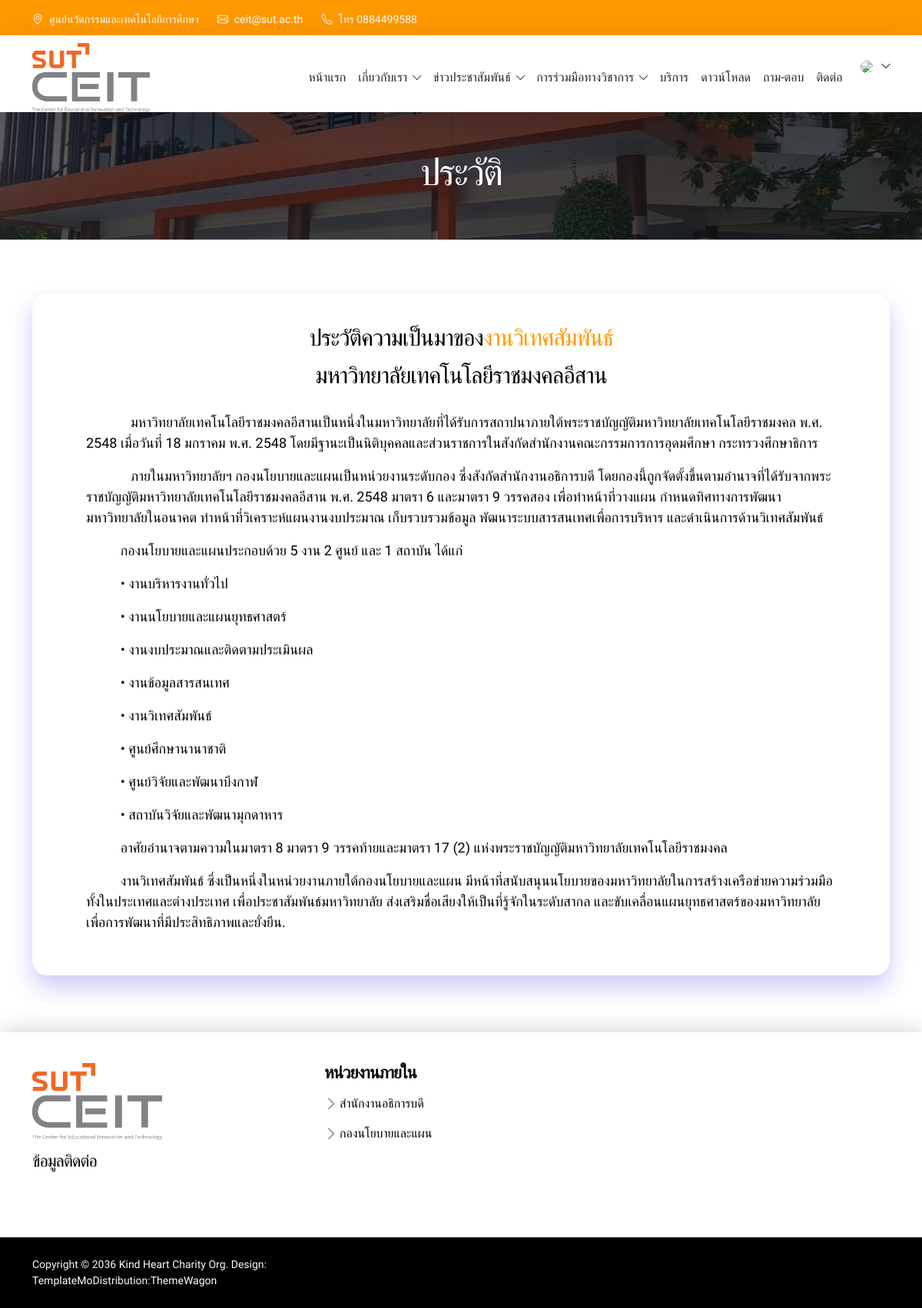
Screenshot of /member/about.php with the database file from the repository.
### tables this page shows
CREATE TABLE `contact` (
  `contact_no` int(11) NOT NULL COMMENT 'เลขที่ติดต่อ',
  `contact_address` varchar(255) NOT NULL COMMENT 'ที่อยู่ : หน่วยงาน',
  `contact_university` varchar(500) NOT NULL COMMENT 'ที่อยู่ : ศูนย์นวัตรกรรม',
  `contact_tel` varchar(20) NOT NULL COMMENT 'เบอร์โทรศัพท์',
  `contact_email` varchar(255) NOT NULL COMMENT 'อีเมล'
);

CREATE TABLE `about` (
  `about_no` int(11) NOT NULL COMMENT 'เลขที่เกี่ยวกับ',
  `about_title` varchar(255) NOT NULL COMMENT 'หัวข้อเกี่ยวกับ',
  `about_details` varchar(5000) NOT NULL COMMENT 'รายละเอียดเกี่ยวกับ',
  `about_img` varchar(255) NOT NULL COMMENT 'รูปภาพเกี่ยวกับ',
  `about_type` varchar(255) NOT NULL COMMENT 'ประเภทเกี่ยวกับ'
);

### member/about.php (the view, shortened to what this page needs)
<!doctype html>
<html lang="en">
<head>
    <link href="../assets/css/bootstrap.min.css" rel="stylesheet">
    <link href="../assets/vendor/bootstrap-icons/bootstrap-icons.css" rel="stylesheet">
    <link href="../assets/vendor/boxicons/css/boxicons.min.css" rel="stylesheet">
    <link href="../assets/css/main.css" rel="stylesheet">
    <link href="../assets/vendor/aos/aos.css" rel="stylesheet">
</head>
<body>
    <?php include("menu.php") ?>
    <main>
        <section class="about-header text-center">
            <div class="container">
                <div class="col-lg-12 col-12">
                    <h1>ประวัติ</h1>
                </div>
            </div>
        </section>
        <section class="section-padding">
            <div class="container">
                <?php
                $sqlSelect = "SELECT * FROM about WHERE about_no=1";
                $result = mysqli_query($conn, $sqlSelect);
                $about = mysqli_fetch_assoc($result);
                ?>
                <div class="col-12">
                    <div class="custom-text-box">
                        <h3 class="text-center">ประวัติความเป็นมาของ<span>งานวิเทศสัมพันธ์</span></h3>
                        <h3 class="text-center mb-4">มหาวิทยาลัยเทคโนโลยีราชมงคลอีสาน</h3>
                        <p><?php echo $about['about_details']; ?></p>
                    </div>
                </div>
            </div>
        </section>
    </main>
    <?php
    include("footer.php");
    ?>
</body>

### member/menu.php (shortened to what this page needs)
<?php require_once '../database/connect.php';
$menu=basename($_SERVER['PHP_SELF']);
?>
<header class="site-header">
    <div class="container">
        <div class="row">
            <?php
                $sqlcon = "SELECT * FROM contact";
                $querycon = mysqli_query($conn,$sqlcon);
                $resultcon = mysqli_fetch_assoc($querycon);
            ?>
            <div class="col-lg-8 col-12 d-flex flex-wrap">
                <p class="d-flex me-4 mb-0">
                    <i class="bi-geo-alt me-2"></i>
                    ศูนย์นวัตกรรมและเทคโนโลยีการศึกษา
                </p>
                <p class="d-flex me-4 mb-0">
                    <i class="bi-envelope me-2"></i>
                    <a href="patchare.sr@rmuti.ac.th">
                        <?php echo $resultcon['contact_email']; ?>
                    </a>
                </p>
                <p class="d-flex mb-0">
                    <i class="bi bi-telephone me-2"></i>
                    โทร <?php echo $resultcon['contact_tel']; ?>
                </p>
            </div>
        </div>
    </div>
</header>
<nav class="navbar navbar-expand-lg shadow-lg">
    <div class="container">
        <a href="index.php">
            <img src="../assets/img/logo.png" height="90px" alt="">
        </a>
        <div class="collapse navbar-collapse" id="navbarNav">
            <ul class="navbar-nav ms-auto">
                <li class="nav-item" >
                    <a class="nav-link <?php echo ($menu=='index.php'?'active':'') ?>" href="index.php">หน้าแรก</a>
                </li>
                <li class="nav-item dropdown">
                    <a class="nav-link click-scroll dropdown-toggle <?php echo ($menu=='examSchedule.php'|| $menu=='mission.php'|| $menu=='people.php'?'active':'') ?>" href="#"
                        id="navbarLightDropdownMenuLink" role="button" data-bs-toggle="dropdown"
                        aria-expanded="false">เกี่ยวกับเรา</a>
                </li>
                <li class="nav-item dropdown">
                    <a class="nav-link click-scroll dropdown-toggle <?php echo ($menu=='news.php'|| $menu=='newsactivity.php'|| $menu=='newsdetail.php'|| $menu=='newsall.php'?' active':'') ?>" href="#"
                        id="navbarLightDropdownMenuLink" role="button" data-bs-toggle="dropdown"
                        aria-expanded="false">ข่าวประชาสัมพันธ์</a>
                </li>
                <li class="nav-item dropdown">
                    <a class="nav-link click-scroll dropdown-toggle <?php echo ($menu=='DBmou.php'|| $menu=='DBactivity.php'|| $menu=='moAgency.php'|| $menu=='moDetails.php'|| $menu=='actAgency.php'|| $menu=='actDetails.php'|| $menu=='mouDB.php'|| $menu=='activityDB.php'|| $menu=='mouSystem.php'|| $menu=='mouEdit.php'|| $menu=='activitySystem.php'|| $menu=='activityEdit.php'?' active':'') ?>" href="#"
                        id="navbarLightDropdownMenuLink" role="button" data-bs-toggle="dropdown"
                        aria-expanded="false">การร่วมมือทางวิชาการ</a>
                </li>
                <li class="nav-item">
                    <a class="nav-link <?php echo ($menu=='service.php'|| $menu=='SVdetail.php'?'active':'') ?>" href="service.php">บริการ</a>
                </li>
                <li class="nav-item">
                    <a class="nav-link <?php echo ($menu=='download.php'?'active':'') ?>" href="download.php">ดาวน์โหลด</a>
                </li>
                <li class="nav-item">
                    <a class="nav-link <?php echo ($menu=='qa.php'?'active':'') ?>" href="qa.php">ถาม-ตอบ</a>
                </li>
                <li class="nav-item">
                    <a class="nav-link <?php echo ($menu=='contact.php'?'active':'') ?>" href="contact.php">ติดต่อ</a>
                </li>
                <li class="nav-item dropdown ms-3">
                    <a class="nav-profile click-scroll dropdown-toggle <?php echo ($menu=='peofileEdit.php'?'active':'') ?>" href="#"
                        id="navbarLightDropdownMenuLink" role="button" data-bs-toggle="dropdown"
                        aria-expanded="false">
                        <img src="../pic/logo/<?php echo $_SESSION['ag_img']; ?>" class="rounded-circle">
                    </a>
                </li>
            </ul>
        </div>
    </div>
</nav>

### assets/css/main.css (style rules this page uses)
:root { --white-color: #ffffff; --primary-color: #FF9900; --secondary-color: #000000; --default-color: #212529; --section-bg-color: #f0f8ff; --site-footer-bg-color: #ffffff; --dark-color: #000000; --body-font-family: 'Mitr', sans-serif; --h1-font-size: 52px; --h2-font-size: 46px; --h3-font-size: 32px; --h4-font-size: 28px; --h5-font-size: 24px; --h6-font-size: 22px; --p-font-size: 16px; --btn-font-size: 18px; --copyright-font-size: 14px; --border-radius-large: 100px; --border-radius-medium: 20px; --border-radius-small: 10px; --font-weight-light: 300; --font-weight-normal: 400; --font-weight-semibold: 600; --font-weight-bold: 700; }
body { background-color: var(--white-color); font-family: var(--body-font-family); }
h2, h3, h4, h5, h6 { color: var(--dark-color); }
h1, h2, h3, h4, h5, h6 { font-weight: var(--font-weight-semibold); letter-spacing: -1px; }
h1 { font-size: var(--h1-font-size); font-weight: var(--font-weight-bold); letter-spacing: -2px; }
h3 { font-size: var(--h3-font-size); }
ul li { color: var(--p-color); font-size: var(--p-font-size); font-weight: var(--font-weight-normal); }
a, button { touch-action: manipulation; transition: all 0.3s; }
a { color: var(--p-color); text-decoration: none; }
.section-padding { padding-top: 70px; padding-bottom: 50px; }
.custom-text-box { background: var(--white-color); border-radius: var(--border-radius-medium); box-shadow: 0px 15px 30px rgba(77, 87, 222, 0.3); margin-bottom: 24px; padding: 40px; }
.custom-text-box span { color: var(--primary-color); font-size: 30px; font-weight: 500; }
.custom-text-box h3 { color: var(--dark-color); font-size: 30px; font-weight: 500; padding-bottom: 5px; }
.custom-text-box p { padding: 0 30px; color: var(--dark-color); font-size: 18px; font-weight: 300; }
.navbar { background: var(--white-color); z-index: 9; padding-top: 10px; padding-bottom: 0; }
.navbar-expand-lg .navbar-nav .nav-link { margin-right: 0; margin-left: 0; }
.navbar-nav .nav-link { display: inline-block; color: var(--p-color); font-size: var(--p-font-size); font-weight: var(--font-weight-medium); position: relative; padding-top: 15px; padding-bottom: 15px; }
.navbar .nav-profile { color: var(--dark-color); }
.navbar .nav-profile img { max-height: 50px; }
.dropdown-toggle::after { content: "\f282"; display: inline-block; font-family: bootstrap-icons !important; font-size: var(--copyright-font-size); font-style: normal; font-weight: normal !important; font-variant: normal; text-transform: none; line-height: 1; vertical-align: -.125em; -webkit-font-smoothing: antialiased; -moz-osx-font-smoothing: grayscale; position: relative; left: 2px; border: 0; }
.site-header { background: var(--primary-color); padding-top: 15px; padding-bottom: 10px; }
.site-header p, .site-header p a, .site-header .social-icon-link { color: var(--white-color); font-size: var(--copyright-font-size); }
.about-header { background: linear-gradient(rgba(0, 0, 0, 0.6),rgba(0, 0, 0, .6)), url(../img/about-header.jpg); background-repeat: no-repeat; background-position: center; background-size: cover; position: relative; padding-top: 50px; padding-bottom: 50px; }
.about-header h1 { font-weight: 400; font-size: 48px; color: #fff; }

### rows the page displays
contact: contact_email "ceit@sut.ac.th", contact_tel "0884499588"
about: about_details "มหาวิทยาลัยเทคโนโลยีราชมงคลอีสานเป็นหนึ่งในมหาวิทยาลัยที่ได้รับการสถาปนาภายใต้พระราชบัญญัติมหาวิทยาลัยเทคโนโลยีราชมงคล พ.ศ. 2548 เมื่อวันที่ 18 มกราคม พ.ศ. 2548 โดยมีฐานะเป็นนิติบุคคลและส่วนราชการในสังกัดสำนักงานคณะกรรมการการอุดมศึกษา กระทรวงศึกษาธิการ ภายในมหาวิทยาลัยฯ กองนโยบายและแผนเป็นหน่วยงานระดับกอง ซึ่งสังกัดสำนักงานอธิการบดี โดยกองนี้ถูกจัดตั้งขึ้นตามอำนาจที่ได้รับจากพระราชบัญญัติมหาวิทยาลัยเทคโนโลยีราชมงคลอีสาน พ.ศ. 2548 มาตรา 6 และมาตรา 9 วรรคสอง เพื่อทำหน้าที่วางแผน กำหนดทิศทางการพัฒนามหาวิทยาลัยในอนาคต ทำหน้าที่วิเคราะห์แผนงานงบประมาณ เก็บรวบรวมข้อมูล พัฒนาระบบสารสนเทศเพื่อการบริหาร และดำเนินการด้านวิเทศสัมพันธ์ กองนโยบายและแผนประกอบด้วย 5 งาน 2 ศูนย์ และ 1 สถาบัน ได้แก่ •…"
